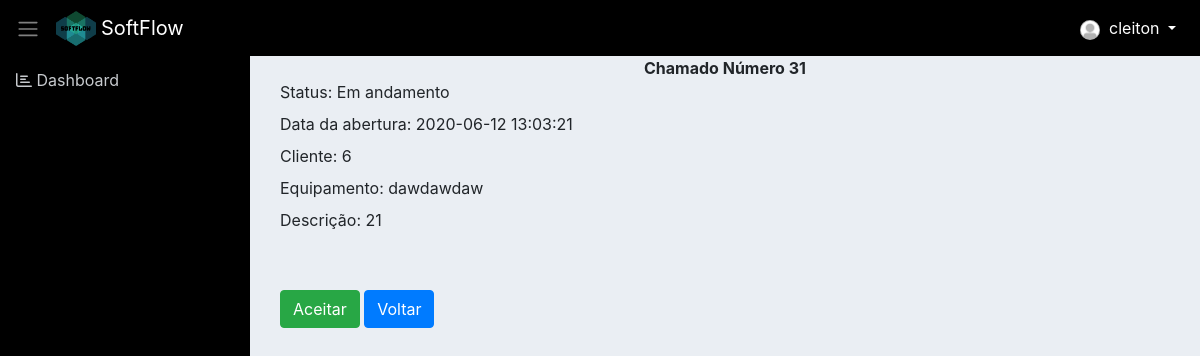
Page /visualizar_chamado.php?id=31 (signed in) on the earlier database version.
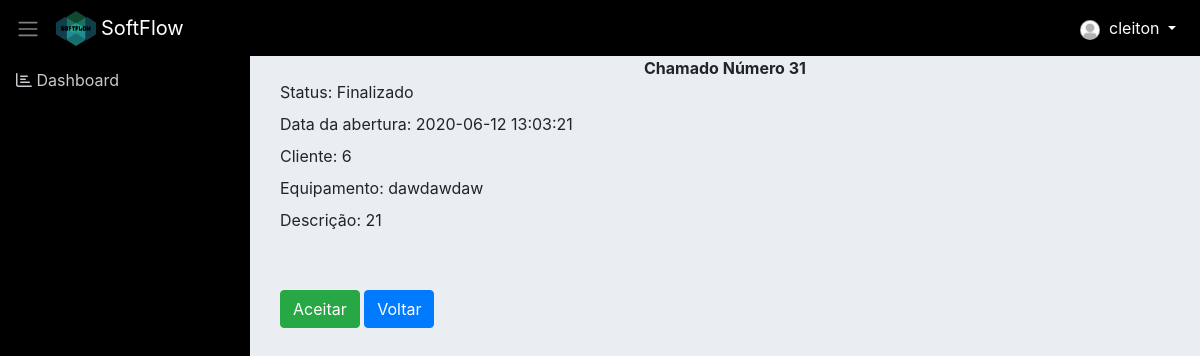
Same page on the later database version.
### tables this page shows
CREATE TABLE `chamado` (
  `id` int(11) NOT NULL,
  `id_cliente` int(11) NOT NULL,
  `id_funcionario` int(11) DEFAULT NULL,
  `status` varchar(155) NOT NULL,
  `equipamento` varchar(115) NOT NULL,
  `descricao` varchar(155) NOT NULL,
  `abertura` varchar(155) NOT NULL,
  `encerramento` varchar(155) DEFAULT NULL
);

### classes/Model.php (called while the page is built, shortened)
<?php
require_once 'Conn.php';
class Model
{
	protected $tabela;
	protected $class;
	protected $db;
    public function __construct()
    {
        $conn = new Conn();
        $this->db = $conn->getConn();
    }
    public function get($id)
    {
    	$sql = "SELECT * FROM {$this->tabela} WHERE id = {$id}";
    	$stmt = $this->db->prepare($sql);
    	$stmt->setFetchMode(PDO::FETCH_CLASS, $this->class);
    	$stmt->execute();
    	return $stmt->fetch();
    }
}

### classes/Conn.php (called while the page is built)
<?php
class Conn {
    public static $Host = "localhost";
    public static $User = "root";
    public static $Pass = "";
    public static $Dbname = "sistema_informatica_pi";
    private static $Connect = null;
    private static function Conectar() {
        try {
            if(self::$Connect == null):
                self::$Connect = new PDO('mysql:host=' . self::$Host .';dbname='.self::$Dbname, self::$User, self::$Pass);
            endif;
        } catch (Exception $ex) {
            echo 'Mensagem: ' . $ex->getMessage();
            die;
        }
        return self::$Connect;
    }
    public function getConn() {
        return self::Conectar();
    }
}

### classes/ChamadoDAO.php (called while the page is built, shortened)
<?php
require_once 'Model.php';
class ChamadoDAO extends Model
{
    public function __construct() {
    	$this->tabela = 'chamado';
    	$this->class = 'Chamado';
    }
}

### classes/Chamado.php (called while the page is built, shortened)
<?php
class Chamado
{
	private $id;
	private $id_cliente;
	private $status;
	private $descricao;
	private $abertura;
    private $equipamento;
    public function getId()
    {
        return $this->id;
    }
    public function getStatus()
    {
        return $this->status;
    }
    public function getDescricao()
    {
        return $this->descricao;
    }
    public function getAbertura()
    {
        return $this->abertura;
    }
    public function getIdCliente()
    {
        return $this->id_cliente;
    }
    public function getEquipamento()
    {
        return $this->equipamento;
    }
}

### visualizar_chamado.php (the view, shortened to what this page needs)
<?php include './layout/header.php'; ?>
<?php include './layout/menu.php'; ?>
<?php
	require 'classes/Chamado.php';
	require 'classes/ChamadoDAO.php';
	$chamado = new Chamado();
	if(isset($_GET['id']) && $_GET['id'] != ''){
		$id = $_GET['id'];
		$chamadoDAO = new ChamadoDAO();
		$chamado = $chamadoDAO->get($id);
	}
?>
<div class="container">
	<div class="text-center">
	<strong>Chamado Número <?php echo $chamado->getId() ?></strong>
	</div>
	<div class="container">
	<label>Status: <?php echo $chamado->getStatus() ?></label><br>
	<label>Data da abertura: <?php echo $chamado->getAbertura() ?></label><br>
	<label>Cliente: <?php echo $chamado->getIdCliente() ?></label><br>
	<label>Equipamento: <?php echo $chamado->getEquipamento() ?></label><br>
	<label>Descrição: <?php echo $chamado->getDescricao() ?></label><br>
	</div>
	<div class="container">
		<form action="controle_chamado.php?acao=aceitarChamado" method="post">
			<button type="submit" class="btn btn-success" onclick="return confirm('Deseja aceitar esse chamado?')">Aceitar</button>
			<a href="chamado_espera.php" class="btn btn-primary">Voltar</a>
		</form>
	</div>
</div>
<?php include './layout/footer.php'; ?>

Differences in the rows shown:
changed chamado "dawdawdaw": status "Em andamento" → "Finalizado"
